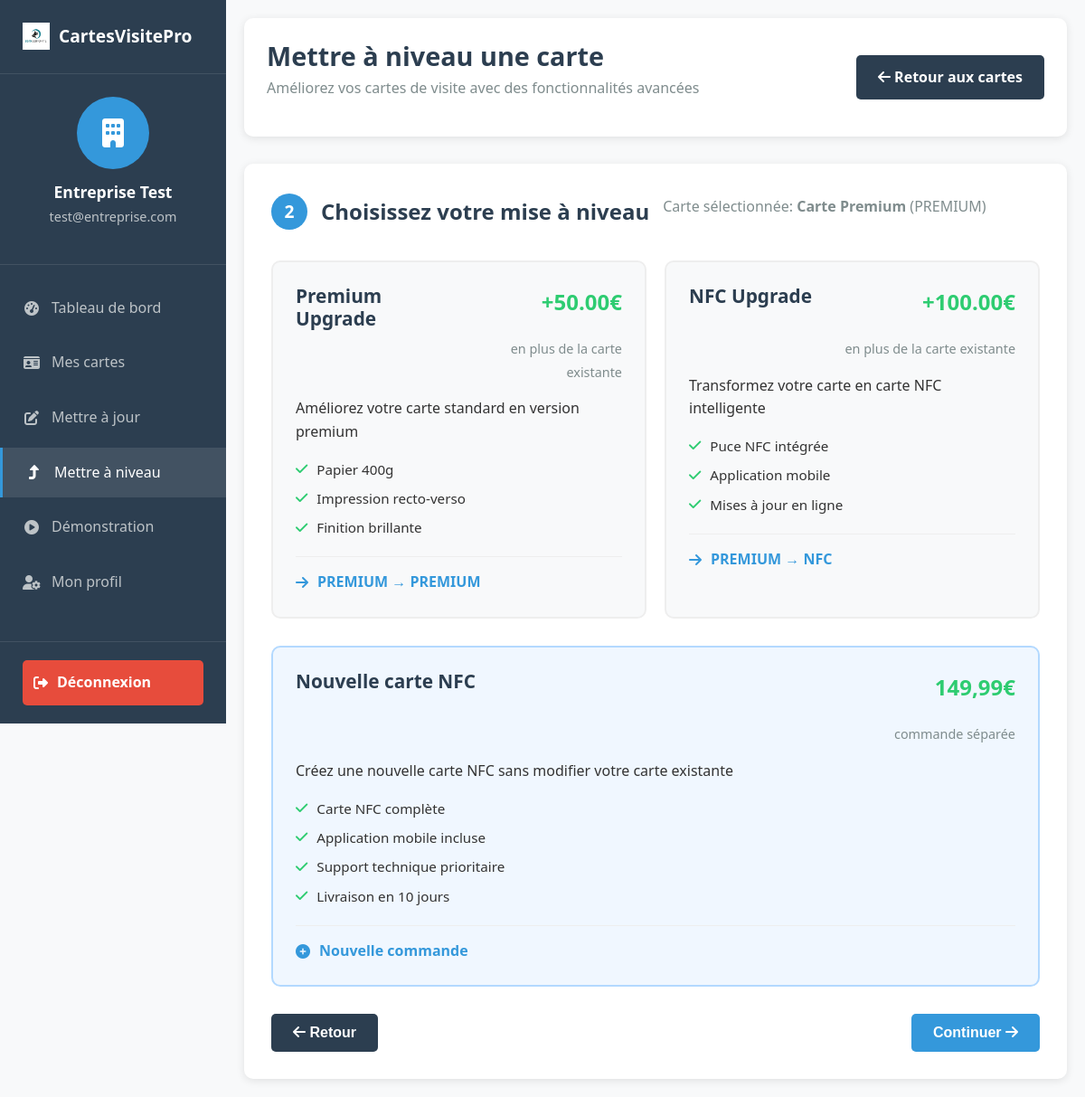
Page /client/upgrade-card.php?card=3 (signed in) on the committed database.
### tables this page shows
CREATE TABLE client_cards (
    id INT PRIMARY KEY AUTO_INCREMENT,
    client_id INT NOT NULL,
    product_id INT NOT NULL,
    order_number VARCHAR(20) UNIQUE,
    card_type ENUM('standard', 'nfc', 'premium') NOT NULL,
    design_data JSON,
    nfc_data JSON NULL,
    status ENUM('draft', 'pending', 'processing', 'shipped', 'delivered', 'active', 'expired', 'upgrading', 'cancelled') DEFAULT 'draft',
    quantity INT DEFAULT 100,
    unit_price DECIMAL(10,2) NOT NULL,
    total_price DECIMAL(10,2) NOT NULL,
    vat_amount DECIMAL(10,2) DEFAULT 0,
    delivery_address TEXT,
    tracking_number VARCHAR(100),
    estimated_delivery DATE,
    actual_delivery DATE,
    notes TEXT,
    created_at TIMESTAMP DEFAULT CURRENT_TIMESTAMP,
    updated_at TIMESTAMP DEFAULT CURRENT_TIMESTAMP ON UPDATE CURRENT_TIMESTAMP,
    FOREIGN KEY (client_id) REFERENCES clients(id) ON DELETE CASCADE,
    FOREIGN KEY (product_id) REFERENCES products(id)
);

CREATE TABLE products (
    id INT PRIMARY KEY AUTO_INCREMENT,
    name VARCHAR(100) NOT NULL,
    description TEXT,
    category ENUM('standard', 'nfc', 'premium') NOT NULL,
    base_price DECIMAL(10,2) NOT NULL,
    features JSON,
    options JSON,
    is_active BOOLEAN DEFAULT TRUE,
    stock_quantity INT DEFAULT 0,
    delivery_days INT DEFAULT 5,
    created_at TIMESTAMP DEFAULT CURRENT_TIMESTAMP,
    updated_at TIMESTAMP DEFAULT CURRENT_TIMESTAMP ON UPDATE CURRENT_TIMESTAMP
);

### client/upgrade-card.php (the view, shortened to what this page needs)
<?php
$db = Database::getInstance();
$client_id = $_SESSION['client_id'];
$card_id = isset($_GET['card']) ? intval($_GET['card']) : 0;
$selected_card = null;
$upgrade_options = [];
if ($card_id > 0) {
    $stmt = $db->prepare("
        SELECT cc.*, p.name as product_name, p.category, p.base_price
        FROM client_cards cc
        JOIN products p ON cc.product_id = p.id
        WHERE cc.id = ? AND cc.client_id = ?
    ");
    $stmt->execute([$card_id, $client_id]);
    $selected_card = $stmt->fetch();
    if ($selected_card) {
        $upgrade_options = [
            [
                'from' => $selected_card['category'],
                'to' => 'premium',
                'name' => 'Premium Upgrade',
                'description' => 'Améliorez votre carte standard en version premium',
                'price' => 50.00,
                'features' => ['Papier 400g', 'Impression recto-verso', 'Finition brillante']
            ],
            [
                'from' => $selected_card['category'],
                'to' => 'nfc',
                'name' => 'NFC Upgrade',
                'description' => 'Transformez votre carte en carte NFC intelligente',
                'price' => 100.00,
                'features' => ['Puce NFC intégrée', 'Application mobile', 'Mises à jour en ligne']
            ]
        ];
    }
}
?>
<!DOCTYPE html>
<html lang="fr">
<head>
    <link rel="stylesheet" href="../assets/css/style.css">
    <link rel="stylesheet" href="../assets/css/client.css">
    <link rel="stylesheet" href="https://cdnjs.cloudflare.com/ajax/libs/font-awesome/6.4.0/css/all.min.css">
</head>
<body class="client-dashboard">
    <div class="sidebar">
        <div class="sidebar-header">
            <a href="../index.html" class="logo">
                <img src="../assets/images/logo.png" alt="CartesVisitePro">
                <span>CartesVisitePro</span>
            </a>
        </div>
        <div class="client-info">
            <div class="client-avatar">
                <i class="fas fa-building"></i>
            </div>
            <h3><?php echo htmlspecialchars($_SESSION['client_name']); ?></h3>
            <p><?php echo htmlspecialchars($_SESSION['client_email']); ?></p>
        </div>
        <nav class="sidebar-nav">
            <ul>
                <li><a href="dashboard.php"><i class="fas fa-tachometer-alt"></i> Tableau de bord</a></li>
                <li><a href="my-cards.php"><i class="fas fa-id-card"></i> Mes cartes</a></li>
                <li><a href="update-card.php"><i class="fas fa-edit"></i> Mettre à jour</a></li>
                <li class="active"><a href="upgrade-card.php"><i class="fas fa-level-up-alt"></i> Mettre à niveau</a></li>
                <li><a href="demo.php"><i class="fas fa-play-circle"></i> Démonstration</a></li>
                <li><a href="profile.php"><i class="fas fa-user-cog"></i> Mon profil</a></li>
            </ul>
        </nav>
        <div class="sidebar-footer">
            <a href="logout.php" class="btn-logout"><i class="fas fa-sign-out-alt"></i> Déconnexion</a>
        </div>
    </div>
    <div class="main-content">
        <header class="dashboard-header">
            <div class="header-left">
                <h1>Mettre à niveau une carte</h1>
                <p>Améliorez vos cartes de visite avec des fonctionnalités avancées</p>
            </div>
            <div class="header-right">
                <a href="my-cards.php" class="btn btn-secondary">
                    <i class="fas fa-arrow-left"></i> Retour aux cartes
                </a>
            </div>
        </header>
        <div class="upgrade-process">
            <?php if ($card_id > 0 && $selected_card): ?>
            <div class="upgrade-step" id="step2">
                <div class="step-header">
                    <span class="step-number">2</span>
                    <h2>Choisissez votre mise à niveau</h2>
                    <p class="step-subtitle">
                        Carte sélectionnée: <strong><?php echo htmlspecialchars($selected_card['product_name']); ?></strong>
                        (<?php echo strtoupper($selected_card['category']); ?>)
                    </p>
                </div>
                <div class="upgrade-options">
                    <?php foreach ($upgrade_options as $option): ?>
                        <div class="upgrade-option" onclick="selectUpgrade('<?php echo $option['to']; ?>')"
                             id="option-<?php echo $option['to']; ?>">
                            <div class="option-header">
                                <h3><?php echo $option['name']; ?></h3>
                                <div class="option-price">
                                    <span class="price">+<?php echo number_format($option['price'], 2); ?>€</span>
                                    <span class="price-note">en plus de la carte existante</span>
                                </div>
                            </div>
                            <div class="option-body">
                                <p><?php echo $option['description']; ?></p>
                                <ul class="option-features">
                                    <?php foreach ($option['features'] as $feature): ?>
                                        <li><i class="fas fa-check"></i> <?php echo $feature; ?></li>
                                    <?php endforeach; ?>
                                </ul>
                            </div>
                            <div class="option-footer">
                                <span class="upgrade-path">
                                    <i class="fas fa-arrow-right"></i>
                                    <?php echo strtoupper($option['from']); ?> → <?php echo strtoupper($option['to']); ?>
                                </span>
                            </div>
                        </div>
                    <?php endforeach; ?>
                </div>
                <div class="upgrade-option new-card-option" onclick="selectUpgrade('new')" id="option-new">
                    <div class="option-header">
                        <h3>Nouvelle carte NFC</h3>
                        <div class="option-price">
                            <span class="price">149,99€</span>
                            <span class="price-note">commande séparée</span>
                        </div>
                    </div>
                    <div class="option-body">
                        <p>Créez une nouvelle carte NFC sans modifier votre carte existante</p>
                        <ul class="option-features">
                            <li><i class="fas fa-check"></i> Carte NFC complète</li>
                            <li><i class="fas fa-check"></i> Application mobile incluse</li>
                            <li><i class="fas fa-check"></i> Support technique prioritaire</li>
                            <li><i class="fas fa-check"></i> Livraison en 10 jours</li>
                        </ul>
                    </div>
                    <div class="option-footer">
                        <span class="upgrade-path">
                            <i class="fas fa-plus-circle"></i> Nouvelle commande
                        </span>
                    </div>
                </div>
                <div class="step-actions">
                    <button class="btn btn-secondary" onclick="goToStep(1)">
                        <i class="fas fa-arrow-left"></i> Retour
                    </button>
                    <button class="btn btn-primary" onclick="goToStep(3)" id="continueToStep3" disabled>
                        Continuer <i class="fas fa-arrow-right"></i>
                    </button>
                </div>
            </div>
            <?php endif; ?>
        </div>
    </div>
</body>
</html>

### assets/css/style.css (style rules this page uses)
* { margin: 0; padding: 0; box-sizing: border-box; }
html { scroll-behavior: smooth; }
body { font-family: 'Segoe UI', Tahoma, Geneva, Verdana, sans-serif; line-height: 1.6; color: #333; background-color: #f8f9fa; }
h1, h2, h3, h4, h5, h6 { font-weight: 700; line-height: 1.2; margin-bottom: 1rem; color: #2c3e50; }
h1 { font-size: 2.5rem; }
h2 { font-size: 2rem; }
h3 { font-size: 1.5rem; }
p { margin-bottom: 1rem; }
a { color: #3498db; text-decoration: none; transition: color 0.3s ease; }
.btn { display: inline-block; padding: 12px 24px; border-radius: 5px; font-weight: 600; text-align: center; cursor: pointer; transition: all 0.3s ease; border: none; font-size: 1rem; }
.btn-primary { background-color: #3498db; color: white; }
.btn-secondary { background-color: #2c3e50; color: white; }
.logo { display: flex; align-items: center; gap: 10px; font-size: 1.5rem; font-weight: 700; color: #2c3e50; }
.logo img { height: 40px; }
.price { font-size: 1.5rem; color: #2ecc71; margin-bottom: 20px; }

### rows in the picture
client_cards: product.name "Carte Premium", product.category "PREMIUM", name "Premium Upgrade", price "50.00", description "Améliorez votre carte standard en version premium", feature "Papier 400g", feature "Impression recto-verso", feature "Finition brillante", from "PREMIUM", to "PREMIUM", name "NFC Upgrade", quantity "100.00", description "Transformez votre carte en carte NFC intelligente", feature "Puce NFC intégrée", feature "Application mobile", feature "Mises à jour en ligne", to "NFC"

### other values in the picture
$_SESSION['client_name'] "Entreprise Test"
$_SESSION['client_email'] "test@entreprise.com"
